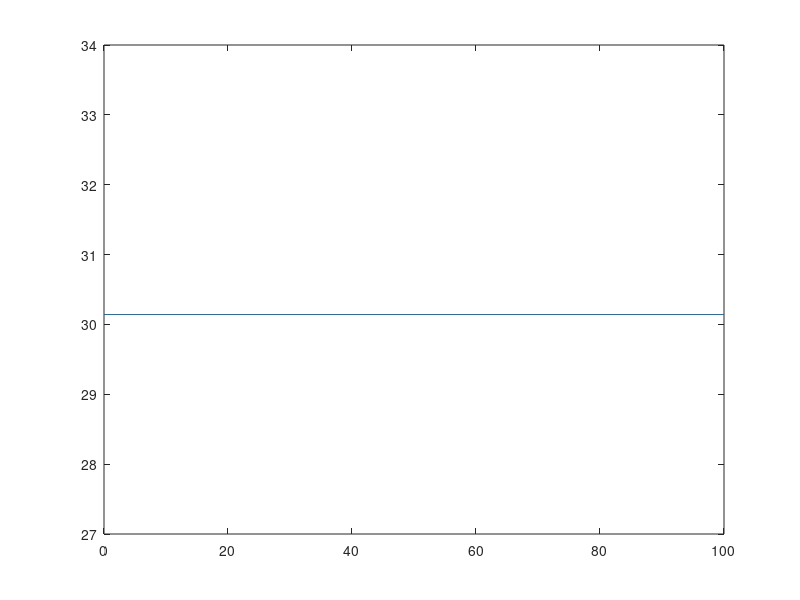

The MATLAB script that drew this image:
%% Generate and Save Parameters

%% Setup Single Line kd = ka = 0
% Setup the verteces as a structure [coordX, coordY]
clear all
close all
clc
poly(1).X = [0 0 100];
poly(1).Y = [0 100 100];
poly(1).D = 1;
poly(1).r = 1;

poly(2).X = [0 100 100];
poly(2).Y = [0 100 0];
poly(2).D = 1;
poly(2).r = 1;
net.CenterGaussianX = 50; %The Gaussian should be centered on the network
net.CenterGaussianY = 50;


% Setup the network as a structure [[Domain of origin, Cross], LineID, coordX, coordY, ka, kd, D]
Boundary = [1,2;2,1];
LineID = [1,1];
SharedVertexX = [];
SharedVertexY = [];
SharedWith = [1,2];
vertexX = [[0,100];[0,100]]; %Include one set of verticies for each row of Boundary
vertexY = [[0 100];[0 100]];%Include one set of verticies for each row of Boundary
plot([0,100],[0 100])

D = [4,4];
ka = [1,1];
kd = [1,1];


for i = 1:2
    net.Boundary(:,i) = Boundary(:,i); 
    net.vertexX(:,i) = vertexX(:,i);
    net.vertexY(:,i) = vertexY(:,i);
end    
net.LineID = LineID;
net.D = D;
net.ka = ka;
net.kd = kd;
net.SharedVertexX = SharedVertexX;
net.SharedVertexY = SharedVertexY;
net.SharedWith = SharedWith;


save('SL00100100kd1D4_Net.mat', 'net')
save('SL00100100kd1D4_poly.mat', 'poly')

%% Setup Single Line kd = ka = 0
% Setup the verteces as a structure [coordX, coordY]
clear all
close all
clc
poly(1).X = [0 0 100];
poly(1).Y = [0 100 100];
poly(1).D = 1;
poly(1).r = 1;

poly(2).X = [0 100 100];
poly(2).Y = [0 100 0];
poly(2).D = 1;
poly(2).r = 1;
net.CenterGaussianX = 50; %The Gaussian should be centered on the network
net.CenterGaussianY = 50;


% Setup the network as a structure [[Domain of origin, Cross], LineID, coordX, coordY, ka, kd, D]
Boundary = [1,2;2,1];
LineID = [1,1];
SharedVertexX = [];
SharedVertexY = [];
SharedWith = [1,2];
vertexX = [[0,100];[0,100]]; %Include one set of verticies for each row of Boundary
vertexY = [[0 100];[0 100]];%Include one set of verticies for each row of Boundary
plot([0,100],[0 100])

D = [2,2];
ka = [1,1];
kd = [1,1];


for i = 1:2
    net.Boundary(:,i) = Boundary(:,i); 
    net.vertexX(:,i) = vertexX(:,i);
    net.vertexY(:,i) = vertexY(:,i);
end    
net.LineID = LineID;
net.D = D;
net.ka = ka;
net.kd = kd;
net.SharedVertexX = SharedVertexX;
net.SharedVertexY = SharedVertexY;
net.SharedWith = SharedWith;


save('SL00100100kd1D2_Net.mat', 'net')
save('SL00100100kd1D2_poly.mat', 'poly')

%% Setup Single Line kd = ka = 0
% Setup the verteces as a structure [coordX, coordY]
clear all
close all
clc
poly(1).X = [0 0 100];
poly(1).Y = [0 100 100];
poly(1).D = 1;
poly(1).r = 1;

poly(2).X = [0 100 100];
poly(2).Y = [0 100 0];
poly(2).D = 1;
poly(2).r = 1;
net.CenterGaussianX = 50; %The Gaussian should be centered on the network
net.CenterGaussianY = 50;


% Setup the network as a structure [[Domain of origin, Cross], LineID, coordX, coordY, ka, kd, D]
Boundary = [1,2;2,1];
LineID = [1,1];
SharedVertexX = [];
SharedVertexY = [];
SharedWith = [1,2];
vertexX = [[0,100];[0,100]]; %Include one set of verticies for each row of Boundary
vertexY = [[0 100];[0 100]];%Include one set of verticies for each row of Boundary
plot([0,100],[0 100])

D = [8,8];
ka = [1,1];
kd = [1,1];


for i = 1:2
    net.Boundary(:,i) = Boundary(:,i); 
    net.vertexX(:,i) = vertexX(:,i);
    net.vertexY(:,i) = vertexY(:,i);
end    
net.LineID = LineID;
net.D = D;
net.ka = ka;
net.kd = kd;
net.SharedVertexX = SharedVertexX;
net.SharedVertexY = SharedVertexY;
net.SharedWith = SharedWith;


save('SL00100100kd1D8_Net.mat', 'net')
save('SL00100100kd1D8_poly.mat', 'poly')

%% Setup Single Line kd = ka = 0
% Setup the verteces as a structure [coordX, coordY]
clear all
close all
clc
poly(1).X = [0 0 100 100];
poly(1).Y = [0 50 50 0];
poly(1).D = 1;
poly(1).r = 1;

poly(2).X = [0 100 100 0];
poly(2).Y = [50 50 100 100];
poly(2).D = 1;
poly(2).r = 1;
net.CenterGaussianX = 50; %The Gaussian should be centered on the network
net.CenterGaussianY = 50;


% Setup the network as a structure [[Domain of origin, Cross], LineID, coordX, coordY, ka, kd, D]
Boundary = [1,2;2,1];
LineID = [1,1];
SharedVertexX = [];
SharedVertexY = [];
SharedWith = [1,2];
vertexX = [[0,100];[0,100]]; %Include one set of verticies for each row of Boundary
vertexY = [[50 50];[50 50]];%Include one set of verticies for each row of Boundary
plot([0,100],[50 50])

D = [1,1];
ka = [1,1];
kd = [1,1];


for i = 1:2
    net.Boundary(:,i) = Boundary(:,i); 
    net.vertexX(:,i) = vertexX(:,i);
    net.vertexY(:,i) = vertexY(:,i);
end    
net.LineID = LineID;
net.D = D;
net.ka = ka;
net.kd = kd;
net.SharedVertexX = SharedVertexX;
net.SharedVertexY = SharedVertexY;
net.SharedWith = SharedWith;


save('SL00100100kd1V1_Net.mat', 'net')
save('SL00100100kd1V1_poly.mat', 'poly')
%% Setup Single Line kd = ka = 0
% Setup the verteces as a structure [coordX, coordY]
clear all
close all
clc
poly(1).X = [0 0 100];
poly(1).Y = [0 100 100];
poly(1).D = 1;
poly(1).r = 1;

poly(2).X = [0 100 100];
poly(2).Y = [0 100 0];
poly(2).D = 1;
poly(2).r = 1;
net.CenterGaussianX = 50; %The Gaussian should be centered on the network
net.CenterGaussianY = 50;


% Setup the network as a structure [[Domain of origin, Cross], LineID, coordX, coordY, ka, kd, D]
Boundary = [1,2;2,1];
LineID = [1,1];
SharedVertexX = [];
SharedVertexY = [];
SharedWith = [1,2];
vertexX = [[0,100];[0,100]]; %Include one set of verticies for each row of Boundary
vertexY = [[0 100];[0 100]];%Include one set of verticies for each row of Boundary
plot([0,100],[0 100])

D = [1,1];
ka = [0,0];
kd = [0,0];


for i = 1:2
    net.Boundary(:,i) = Boundary(:,i); 
    net.vertexX(:,i) = vertexX(:,i);
    net.vertexY(:,i) = vertexY(:,i);
end    
net.LineID = LineID;
net.D = D;
net.ka = ka;
net.kd = kd;
net.SharedVertexX = SharedVertexX;
net.SharedVertexY = SharedVertexY;
net.SharedWith = SharedWith;


save('SL00100100kd0_Net.mat', 'net')
save('SL00100100kd0_poly.mat', 'poly')

%% Setup Single Line kd = ka = 0
% Setup the verteces as a structure [coordX, coordY]
clear all
close all
clc
poly(1).X = [0 100 100 0];
poly(1).Y = [0 0 30.1415 30.1415];
poly(1).D = 1;
poly(1).r = 1;

poly(2).X = [0 100 100 0];
poly(2).Y = [30.1415 30.1415 100 100];
poly(2).D = 1;
poly(2).r = 1;
net.CenterGaussianX = 50; %The Gaussian should be centered on the network
net.CenterGaussianY = 40;


% Setup the network as a structure [[Domain of origin, Cross], LineID, coordX, coordY, ka, kd, D]
Boundary = [1,2;2,1];
LineID = [1,1];
SharedVertexX = [];
SharedVertexY = [];
SharedWith = [1,2];
vertexX = [[0,100];[0,100]]; %Include one set of verticies for each row of Boundary
vertexY = [[30.1415 30.1415];[30.1415 30.1415]];%Include one set of verticies for each row of Boundary
plot([0,100],[30.1415 30.1415])

D = [1,1];
ka = [1,1];
kd = [1,1];


for i = 1:2
    net.Boundary(:,i) = Boundary(:,i); 
    net.vertexX(:,i) = vertexX(:,i);
    net.vertexY(:,i) = vertexY(:,i);
end    
net.LineID = LineID;
net.D = D;
net.ka = ka;
net.kd = kd;
net.SharedVertexX = SharedVertexX;
net.SharedVertexY = SharedVertexY;
net.SharedWith = SharedWith;


save('SL00100100kd1D1V1_Net.mat', 'net')
save('SL00100100kd1D1V1_poly.mat', 'poly')
% %% Setup Single Line kd = ka = 0
% % Setup the verteces as a structure [coordX, coordY]
% clear all
% close all
% clc
% poly(1).X = [0 0 16 16];
% poly(1).Y = [0 8 8 0];
% poly(1).D = 1;
% poly(1).r = 1;
% 
% poly(2).X = [0 16 16 0];
% poly(2).Y = [8 8 16 16];
% poly(2).D = 1;
% poly(2).r = 1;
% net.CenterGaussianX = 8; %The Gaussian should be centered on the network
% net.CenterGaussianY = 8;
% 
% 
% % Setup the network as a structure [[Domain of origin, Cross], LineID, coordX, coordY, ka, kd, D]
% Boundary = [1,2;2,1];
% LineID = [1,1];
% SharedVertexX = [];
% SharedVertexY = [];
% SharedWith = [1,2];
% vertexX = [[0,16];[0,16]]; %Include one set of verticies for each row of Boundary
% vertexY = [[8 8];[8 8]];%Include one set of verticies for each row of Boundary
% plot([0,16],[8 8])
% 
% D = [1,1];
% ka = [0,0];
% kd = [0,0];
% 
% 
% for i = 1:2
%     net.Boundary(:,i) = Boundary(:,i); 
%     net.vertexX(:,i) = vertexX(:,i);
%     net.vertexY(:,i) = vertexY(:,i);
% end    
% net.LineID = LineID;
% net.D = D;
% net.ka = ka;
% net.kd = kd;
% net.SharedVertexX = SharedVertexX;
% net.SharedVertexY = SharedVertexY;
% net.SharedWith = SharedWith;
% 
% 
% save('StraightLinekd0V1_Net.mat', 'net')
% save('StraightLinekd0V1_poly.mat', 'poly')
% 
% %% Setup Single Line kd = ka = 0
% % Setup the verteces as a structure [coordX, coordY]
% clear all
% close all
% clc
% poly(1).X = [0 0 16 16];
% poly(1).Y = [0 8.1415 8.1415 0];
% poly(1).D = 1;
% poly(1).r = 1;
% 
% poly(2).X = [0 16 16 0];
% poly(2).Y = [8.1415 8.1415 16 16];
% poly(2).D = 1;
% poly(2).r = 1;
% net.CenterGaussianX = 8; %The Gaussian should be centered on the network
% net.CenterGaussianY = 8.1415;
% 
% % Setup the network as a structure [[Domain of origin, Cross], LineID, coordX, coordY, ka, kd, D]
% Boundary = [1,2;2,1];
% LineID = [1,1];
% SharedVertexX = [];
% SharedVertexY = [];
% SharedWith = [1,2];
% vertexX = [[0,16];[0,16]]; %Include one set of verticies for each row of Boundary
% vertexY = [[8.1415 8.1415];[8.1415 8.1415]];%Include one set of verticies for each row of Boundary
% plot([0,16],[8.1415 8.1415])
% 
% D = [1,1];
% ka = [1,1];
% kd = [1,1];
% 
% 
% for i = 1:2
%     net.Boundary(:,i) = Boundary(:,i); 
%     net.vertexX(:,i) = vertexX(:,i);
%     net.vertexY(:,i) = vertexY(:,i);
% end    
% net.LineID = LineID;
% net.D = D;
% net.ka = ka;
% net.kd = kd;
% net.SharedVertexX = SharedVertexX;
% net.SharedVertexY = SharedVertexY;
% net.SharedWith = SharedWith;
% 
% 
% save('StraightLinekd1V2_Net.mat', 'net')
% save('StraightLinekd1V2_poly.mat', 'poly')
% clear all
% close all
% 
% %% Setup Single Line kd = ka = 0
% % Setup the verteces as a structure [coordX, coordY]
% clear all
% close all
% clc
% poly(1).X = [0 0 16 16];
% poly(1).Y = [0 8.1415 8.1415 0];
% poly(1).D = 1;
% poly(1).r = 1;
% 
% poly(2).X = [0 16 16 0];
% poly(2).Y = [8.1415 8.1415 16 16];
% poly(2).D = 1;
% poly(2).r = 1;
% net.CenterGaussianX = 8; %The Gaussian should be centered on the network
% net.CenterGaussianY = 8.1415;
% 
% % Setup the network as a structure [[Domain of origin, Cross], LineID, coordX, coordY, ka, kd, D]
% Boundary = [1,2;2,1];
% LineID = [1,1];
% SharedVertexX = [];
% SharedVertexY = [];
% SharedWith = [1,2];
% vertexX = [[0,16];[0,16]]; %Include one set of verticies for each row of Boundary
% vertexY = [[8.1415 8.1415];[8.1415 8.1415]];%Include one set of verticies for each row of Boundary
% plot([0,16],[8.1415 8.1415])
% 
% D = [1,1];
% ka = [0,0];
% kd = [0,0];
% 
% 
% for i = 1:2
%     net.Boundary(:,i) = Boundary(:,i); 
%     net.vertexX(:,i) = vertexX(:,i);
%     net.vertexY(:,i) = vertexY(:,i);
% end    
% net.LineID = LineID;
% net.D = D;
% net.ka = ka;
% net.kd = kd;
% net.SharedVertexX = SharedVertexX;
% net.SharedVertexY = SharedVertexY;
% net.SharedWith = SharedWith;
% 
% 
% save('StraightLinekd0V2_Net.mat', 'net')
% save('StraightLinekd0V2_poly.mat', 'poly')
% clear all
% close all
% 
% %% Setup Single Line kd = ka = 0
% % Setup the verteces as a structure [coordX, coordY]
% clear all
% close all
% clc
% poly(1).X = [0 0 16 16];
% poly(1).Y = [0 5.14 16*0.1415+5.14 0];
% poly(1).D = 1;
% poly(1).r = 1;
% 
% poly(2).X = [0 16 16 0];
% poly(2).Y = [5.14 16*0.1415+5.14 16 16];
% poly(2).D = 1;
% poly(2).r = 1;
% net.CenterGaussianX = 8; %The Gaussian should be centered on the network
% net.CenterGaussianY = 0.1415*8+5.14;
% 
% % Setup the network as a structure [[Domain of origin, Cross], LineID, coordX, coordY, ka, kd, D]
% Boundary = [1,2;2,1];
% LineID = [1,1];
% SharedVertexX = [];
% SharedVertexY = [];
% SharedWith = [1,2];
% vertexX = [[0,16];[0,16]]; %Include one set of verticies for each row of Boundary
% vertexY = [[5.14 16*0.1415+5.14];[5.14 16*0.1415+5.14]];%Include one set of verticies for each row of Boundary
% plot([0,16],[5.14 16*0.1415+5.14])
% 
% D = [1,1];
% ka = [1,1];
% kd = [1,1];
% 
% 
% for i = 1:2
%     net.Boundary(:,i) = Boundary(:,i); 
%     net.vertexX(:,i) = vertexX(:,i);
%     net.vertexY(:,i) = vertexY(:,i);
% end    
% net.LineID = LineID;
% net.D = D;
% net.ka = ka;
% net.kd = kd;
% net.SharedVertexX = SharedVertexX;
% net.SharedVertexY = SharedVertexY;
% net.SharedWith = SharedWith;
% 
% 
% save('StraightLinekd1_Net.mat', 'net')
% save('StraightLinekd1_poly.mat', 'poly')
% clear all
% close all
% 
% %% Setup Single Line kd = ka = 0
% % Setup the verteces as a structure [coordX, coordY]
% clear all
% close all
% clc
% poly(1).X = [0 0 16 16];
% poly(1).Y = [0 5.14 16*0.1415+5.14 0];
% poly(1).D = 1;
% poly(1).r = 1;
% 
% poly(2).X = [0 16 16 0];
% poly(2).Y = [5.14 16*0.1415+5.14 16 16];
% poly(2).D = 1;
% poly(2).r = 1;
% 
% % Setup the network as a structure [[Domain of origin, Cross], LineID, coordX, coordY, ka, kd, D]
% Boundary = [1,2;2,1];
% LineID = [1,1];
% SharedVertexX = [];
% SharedVertexY = [];
% SharedWith = [1,2];
% vertexX = [[0,16];[0,16]]; %Include one set of verticies for each row of Boundary
% vertexY = [[5.14 16*0.1415+5.14];[5.14 16*0.1415+5.14]];%Include one set of verticies for each row of Boundary
% plot([0,16],[5.14 16*0.1415+5.14])
% 
% D = [1,1];
% ka = [0,0];
% kd = [0,0];
% 
% 
% for i = 1:2
%     net.Boundary(:,i) = Boundary(:,i); 
%     net.vertexX(:,i) = vertexX(:,i);
%     net.vertexY(:,i) = vertexY(:,i);
% end    
% net.LineID = LineID;
% net.D = D;
% net.ka = ka;
% net.kd = kd;
% net.SharedVertexX = SharedVertexX;
% net.SharedVertexY = SharedVertexY;
% net.SharedWith = SharedWith;
% net.CenterGaussianX = 8; %The Gaussian should be centered on the network
% net.CenterGaussianY = 0.1415*8+5.14;
% 
% 
% save('StraightLinekd0_Net.mat', 'net')
% save('StraightLinekd0_poly.mat', 'poly')
% clear all
% close all
% %% Setup for Kinked Line Case 2
% % Setup the verteces as a structure [coordX, coordY]
% clear all
% close all
% clc
% 
% poly(1).X = [0 10 16 16 0];
% poly(1).Y = [0 10 0 16 16];
% poly(1).D = 1;
% poly(1).r = 1;
% 
% poly(2).X = [0 10 16];
% poly(2).Y = [0 10 0];
% poly(2).D = 1;
% poly(2).r = 1;
% net.CenterGaussianX = 8; %The Gaussian should be centered on the network
% net.CenterGaussianY = 8;
% 
% 
% % Setup the network as a structure [[Domain of origin, Cross], LineID, coordX, coordY, ka, kd, D]
% Boundary = [[1,2];[2,1];[2,1];[1,2]];
% LineID = [1,2,1,2];
% SharedVertexX = [10];
% SharedVertexY = [10];
% SharedWith = [1,2];
% vertexX = [[0,10];[10,16];[0,10];[10,16]];
% vertexY = [[0,10];[10,0];[0,10];[10,0]];
% plot([0,10],[0,10])
% hold on
% plot([10,16],[10,0])
% 
% D = [1,1,1,1];
% ka = [1,1,1,1];
% kd = [1,1,1,1];
% 
% 
% for i = 1:2
%     net.Boundary(:,i) = Boundary(:,i); 
%     net.vertexX(:,i) = vertexX(:,i);
%     net.vertexY(:,i) = vertexY(:,i);
% end    
% net.LineID = LineID;
% net.D = D;
% net.ka = ka;
% net.kd = kd;
% net.SharedVertexX = SharedVertexX;
% net.SharedVertexY = SharedVertexY;
% net.SharedWith = SharedWith;
% 
% save('KinkedLine_Net.mat', 'net')
% save('KinkedLine_poly.mat', 'poly')
% clear all
% close all
% %% Setup for Ynet Case 2
% % Setup the verteces as a structure [coordX, coordY]
% 
% poly(1).X = [0 0 8 16];
% poly(1).Y = [0 8 8 0];
% poly(1).D = 1;
% poly(1).r = 1;
% 
% poly(2).X = [8 16 16];
% poly(2).Y = [8 0 16];
% poly(2).D = 1;
% poly(2).r = 1;
% 
% poly(3).X = [0 8 16 0];
% poly(3).Y = [8 8 16 16];
% poly(3).D = 1;
% poly(3).r = 1;
% net.CenterGaussianX = 8; %The Gaussian should be centered on the network
% net.CenterGaussianY = 6;
% 
% % Setup the network as a structure [[Domain of origin, Cross], LineID, coordX, coordY, ka, kd, D]
% Boundary = [[1,2];[1,3];[2,1];[2,3];[3,1];[3,2]]; 
% LineID = [2,1,2,3,1,3];
% SharedVertexX = [10];
% SharedVertexY = [16];
% SharedWith = [1,2,3];
% vertexX = [[8,16];[0,8];[8,16];[8,16];[0,8];[8,16]];
% vertexY = [[8,0];[8,8];[8,0];[8,16];[8,8];[8,16]];
% plot([8,16],[8,0])
% hold on
% plot([0,8],[8,8])
% hold on
% plot([8,16],[8,16])
% 
% D = [1,1,1,1,1,1];
% ka = [1,1,1,1,1,1];
% kd = [1,1,1,1,1,1];
% 
% 
% for i = 1:2
%     net.Boundary(:,i) = Boundary(:,i); 
%     net.vertexX(:,i) = vertexX(:,i);
%     net.vertexY(:,i) = vertexY(:,i);
% end    
% net.LineID = LineID;
% net.D = D;
% net.ka = ka;
% net.kd = kd;
% net.SharedVertexX = SharedVertexX;
% net.SharedVertexY = SharedVertexY;
% net.SharedWith = SharedWith;
% 
% save('Ynet_Net.mat', 'net')
% save('Ynet_Poly.mat', 'poly')